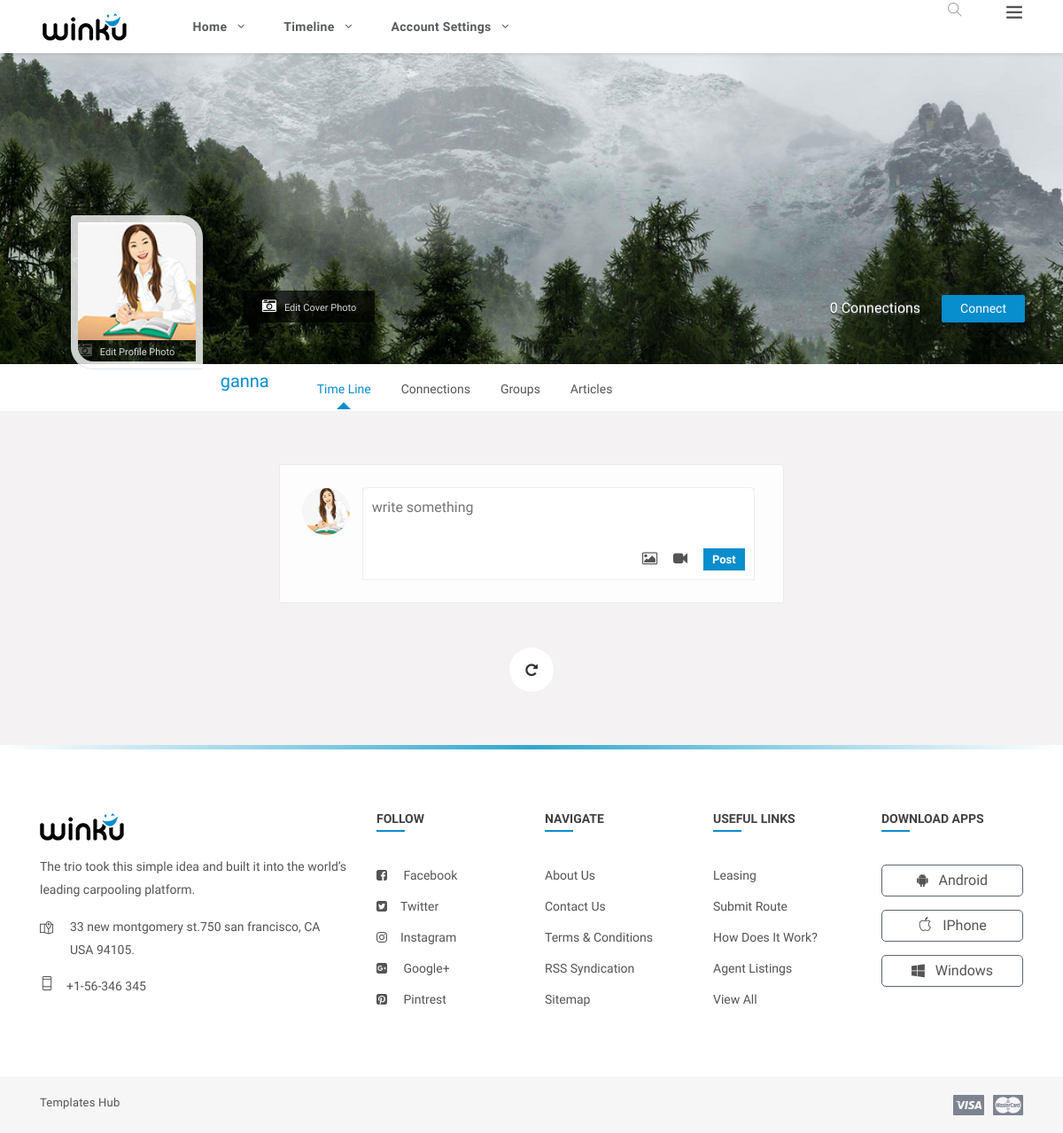
/linkedIn/Views/Timeline/timeline.php (signed in), run on the app's committed database.
### tables this page shows
CREATE TABLE `users` (
  `id` int(11) NOT NULL,
  `name` varchar(50) NOT NULL,
  `username` varchar(50) NOT NULL,
  `email` varchar(50) NOT NULL,
  `password` varchar(50) NOT NULL,
  `createdAt` date NOT NULL DEFAULT current_timestamp(),
  `profilePhoto` varchar(255) NOT NULL,
  `isEmployer` tinyint(1) NOT NULL DEFAULT 0,
  `isPremium` tinyint(1) NOT NULL DEFAULT 0,
  `coverPhoto` varchar(255) NOT NULL DEFAULT '../../Assets/images/resources/timeline-1.jpg',
  `connectionCount` int(11) NOT NULL DEFAULT 0
);

### linkedIn/Controllers/DBController.php (called while the page is built, shortened)
<?php
class DBController
{
    public $dbHost = "localhost";
    public $dbUser = "root";
    public $dbPassword = "";
    public $dbName = "linkedin";
    public $connection;
    public function __construct() {
        try {
            $this->connection = new mysqli($this->dbHost, $this->dbUser, $this->dbPassword, $this->dbName);
        } catch (Exception $e) {
            error_log("Error in DBController: " . $e->getMessage());
            throw $e;
        }
    }
    public function openConnection()
    {
        $this->connection = new mysqli($this->dbHost, $this->dbUser, $this->dbPassword, $this->dbName);
        if ($this->connection->connect_error) {
            echo "Error in Connection : " . $this->connection->connect_error;
            return false;
        } else {
            return true;
        }
    }
    public function select($qry)
    {
        $result = $this->connection->query($qry);
        if (!$result) {
            echo "Error : " . mysqli_error($this->connection);
            return false;
        } else {
            return $result->fetch_all(MYSQLI_ASSOC);
        }
    }
}
?>

### linkedIn/Controllers/UserController.php (called while the page is built, shortened)
<?php
require_once '../../Controllers/DBController.php';
class UserController
{
    public function getUser($id)
    {
        $this->db = new DBController();
        if ($this->db->openConnection()) {
            $query = "select * from users where id = $id";
            $result = $this->db->select($query);
            if (count($result) > 0) {
                $user = new User();
                $user->id = $result[0]['id'];
                $user->name = $result[0]['name'];
                $user->email = $result[0]['email'];
                $user->profilePhoto = $result[0]['profilePhoto'];
                $user->username = $result[0]['username'];
                $user->password = $result[0]['password'];
                $user->coverPhoto = '../../Assets/images/resources/timeline-1.jpg';
                $user->connectionCount = $result[0]['connectionCount'];
                $user->isPremium = $result[0]['isPremium'];
                $user->isEmployer = $result[0]['isEmployer'];
                return $user;
            }
            return false;
        }
        return false;
    }
}
?>

### linkedIn/Views/shared/timelineHeader.php (the view, shortened to what this page needs)
<section>
	<div class="feature-photo">
		<figure><img src="<?php echo $user->coverPhoto ?>" alt=""></figure>
		<div class="add-btn">
			<span><?php echo $user->connectionCount; ?> Connections  </span>
			<a href="#" title="" data-ripple="">Connect</a>
		</div>
		<form class="edit-phto">
			<i class="fa fa-camera-retro"></i>
			<label class="fileContainer">
				Edit Cover Photo
			</label>
		</form>
		<div class="container-fluid">
			<div class="row merged">
				<div class="col-lg-2 col-sm-3">
					<div class="user-avatar">
						<figure>
							<img src="<?php echo $user->profilePhoto ?>" alt="">
							<form method="post" action="../profile/upload.php" enctype="multipart/form-data">
								<i class="fa fa-camera-retro"></i>
								<label class="fileContainer">
									Edit Profile Photo
								</label>
							</form>
						</figure>
					</div>
				</div>
				<div class="col-lg-10 col-sm-9">
					<div class="timeline-info">
						<ul>
							<li class="admin-name">
								<h5><?php echo $user->name ?></h5>
							</li>
							<li>
								<a class="active" href="../Timeline/timeline.php" title="" data-ripple="">time line</a>
								<a class="" href="../Timeline/timeline-friends.php" title="" data-ripple="">Connections</a>
								<a class="" href="../Group/leaveGroup.php" title="" data-ripple="">Groups</a>
								<a class="" href="../Article/Article.php" title="" data-ripple="">Articles</a>
							</li>
						</ul>
					</div>
				</div>
			</div>
		</div>
	</div>
</section>

### linkedIn/Views/Timeline/timeline.php (shortened to what this page needs)
<?php
require_once '../../Controllers/UserController.php';
?>
<!DOCTYPE html>
<html lang="en">
<head>
	<link rel="stylesheet" href="../../Assets/css/main.min.css">
	<link rel="stylesheet" href="../../Assets/css/style.css">
	<link rel="stylesheet" href="../../Assets/css/color.css">
	<link rel="stylesheet" href="../../Assets/css/responsive.css">
</head>
<body>
	<div class="theme-layout">
		<?php require_once '../shared/header.php'; ?>
		<?php require_once '../shared/timelineHeader.php'; ?>
		<section>
			<div class="gap gray-bg">
				<div class="container-fluid">
					<div class="row">
						<div class="col-lg-12">
							<div class="row" id="page-contents">
								<div class="col-lg-3">
								</div>
								<div class="col-lg-6">
									<div class="loadMore">
										<div class="central-meta item">
											<div class="new-postbox">
												<figure>
													<img src="<?php echo $user->profilePhoto?>" alt="">
												</figure>
												<div class="newpst-input">
													<form method="post" action="timeline.php" enctype="multipart/form-data">
														<textarea rows="2" name="content" placeholder="write something"></textarea>
														<div class="attachments">
															<ul>
																<li>
																	<i class="fa fa-image"></i>
																</li>
																<li>
																	<i class="fa fa-video-camera"></i>
																</li>
																<li>
																	<button type="submit">Post</button>
																</li>
															</ul>
														</div>
													</form>
												</div>
											</div>
										</div>
									</div>
								</div>
							</div>
						</div>
					</div>
				</div>
			</div>
		</section>
		<?php require_once '../shared/footer.php'; ?>
</body>
</html>

### linkedIn/Assets/css/color.css (style rules this page uses)
.product-carousel .owl-nav .owl-prev::before, .product-carousel .owl-nav .owl-next::before, .product-caro .owl-prev:hover:before, .product-caro .owl-next:hover:before, .log-reg-area form .forgot-pwd, .log-reg-area form .already-have, .log-reg-area > p a, .top-area > ul > li > a > span, .timeline-info > ul li a.active, .timeline-info > ul li a:hover, .dropdowns > a.more-mesg, .activity-meta > h6 a, .activity-meta > span a:hover, .friend-name > ins, .description > p a, .we-reply, .sidebar .widget li:hover > a, .sidebar .widget li:hover > i, .friend-meta > a, .user-setting > a:hover, .we-comet li a.showmore, .twiter-feed > li p a, .tutor-links > li i, .tutor-links > li:hover, .pepl-info > span, .page-meta > a, .frnds .nav-tabs .nav-item a.active, .f-title i, #work > div a, .basics > li i, .education > li i, .groups > span i, a.forgot-pwd, .friend-meta > h4 a:hover, .x_title > h2, .post-meta .detail > span, .add-btn > a:hover, .top-area > ul.main-menu > li > ul li a:hover, .dropdowns.active > a i, .user-setting > a i, .form-group input.form-file ~ .control-label, .form-group input.has-value ~ .control-label, .form-group input:focus ~ .control-label, .form-group input:valid ~ .control-label, .form-group select ~ .control-label, .form-group textarea.form-file ~ .control-label, .form-group textarea.has-value ~ .control-label, .form-group textarea:focus ~ .control-label, .form-group textarea:valid ~ .control-label, .flaged > h3, .invition .friend-meta a.invite:hover, .more-optns > ul li:hover, .post-title > h4 a:hover, .post-title .p-date a:hover, .l-post .l-post-meta > h4 a:hover, .read:hover, blockquote, .tags > a:hover, .comment-titles > span, .help-list > ul li a:hover i, .carrer-title > h2 > span, .carrer-title > span a, .open-position > h4 a:hover, .option-set.icon-style > li > a.selected, .category-box > i, .getquot-baner > a, .branches-box > ul li i, .help-topic-result > h2 a:hover, .product-name > h5 a:hover, .full-postmeta .shopnow, .prices.style2 ins span, .single-btn > li > a.active, .total-box > ul > li.final-total, .logout-meta > p a, .forum-list table tbody tr td i, .forum-list table tbody tr td a, .widget ul.recent-topics > li > i, .date-n-reply > a, .topic-data > span, .help-list > ul li a:hover, .employer-info h2, .job-detail > ul li i, .company-intro > a { color: #088dcd; }
#nprogress .bar, .timeline-info > ul li a::before, .add-btn > a, .activitiez > li::before, form button, .colla-apps > li a:hover, a.underline:before, .setting-row input:checked + label, .user-avatar:hover .edit-phto, .error-meta > a, .color-bg, .add-butn, .nav.nav-tabs.likes-btn > li a.active, a.dislike-btn, .drop > a:hover, .btn-view.btn-load-more:hover, .accordion .card h5 button[aria-expanded="true"], .chat-head, .f-page > figure em, .inbox-panel-head > ul > li > a, .nav-tabs--left .nav-link.active, .nav-tabs--left .nav-link.active:hover, footer .widget-title h4::before, #topcontrol, .sidebar .widget-title::before, .f-title::before, .g-post-classic > figure > i::after, .purify > a, .help-list > a:hover, .open-position::before, .info > a, .category-box:hover, .category-box.selected, a.main-btn, .section-heading::before, .getquot-baner, .more-branches > h4::before, .is-helpful > a, .cart-optionz > li > a:hover, .paginationz > li a:hover, .paginationz > li a.active, .shopping-cart, a.btn2:hover, .form-submit > input[type="submit"], button.submit-checkout, .delete-cart:hover, .proceed .button, .amount-area .update-cart, a.addnewforum, .apply-bttons > a { background: #088dcd; }
.timeline-info > ul li a:after { border-bottom-color: #088dcd; }

### linkedIn/Assets/css/responsive.css (style rules this page uses)
@media screen and (max-width: 1281px) and (min-width: 1024px) { .timeline-info { line-height: 51px; } }
@media screen and (max-width: 1281px) and (min-width: 1024px) { .timeline-info .admin-name > h5 { font-size: 20px; } }
@media screen and (max-width: 1281px) and (min-width: 1024px) { .user-avatar { width: 80.2% } }

### data on the page
users: coverPhoto (picture), connectionCount "0", profilePhoto (picture), name "ganna"
